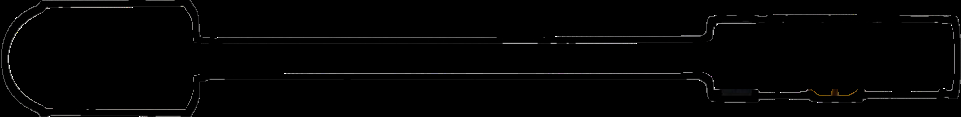
#> input picture ImageProcessing/templates/bullet.png, 961 x 117 px, given in place of capsule.png.jpg, which was not available
$ python extract_shape_color.py ../templates/bullet.png ../templates/capsule.png
#> lines starting #> are read from the running program, lines starting #| are printed output that depends on the picture; after the words box and inside, x2 and y2 are one past the last pixel; in counts of white or black regions, pixels touching at a corner belong together; pictures that were not available may be replaced by others from this repository, and a replacement may not be noted
import imutils
import cv2
import numpy as np
from collections import OrderedDict
from scipy.spatial import distance as dist
from PIL import Image
import os
import sys
import json
import requests

api_key = 'acc_7d0c55cd0e485ee'
api_secret = '8064bac78208c7130e4bc1ee099adba4'


def display(name,img):
    cv2.imshow(name,img)
    cv2.waitKey(0)


def detect(c):
    # initialize the shape name and approximate the contour
    peri = cv2.arcLength(c, True)
    approx = cv2.approxPolyDP(c, 0.01 * peri, True)
    if len(approx) == 3:
        shape = "triangle"
    elif len(approx) == 4:
        # compute the bounding box of the contour and use it to compute the aspect ratio
        (x, y, w, h) = cv2.boundingRect(approx)
        ar = w / float(h)
        # a square will have an aspect ratio that is approximately equal to one
        shape = "square" if ar >= 0.95 and ar <= 1.05 else "rectangle"
    elif len(approx) == 5:
        shape = "pentagon"
    elif 6 < len(approx) <15:
        shape = "elipse"
    else:
        shape = "circle"

    return shape


def label(image,c):
    file = open('color.txt', 'r')
    l = file.readlines()
    col = [x.split(':')[0].strip() for x in l]
    rgb = []
    for x in l:
        line = x.split(':')[1].strip().split(',')
        rgb.append((int(line[0][1:]), int(line[1]), int(line[2][:-1])))
    colors = dict(zip(col, rgb))

    arr  = np.asarray(c)
    # allocate memory for the L*a*b* image, then initialize color names list
    lab = np.zeros((len(colors), 1, 3), dtype="uint8")
    colorNames = []

    for (i, (name, rgb)) in enumerate(colors.items()):
        # update the L*a*b* array and the color names list
        lab[i] = rgb
        colorNames.append(name)

    # convert the L*a*b* array from the RGB color space to L*a*b*
    lab = cv2.cvtColor(lab, cv2.COLOR_RGB2HLS_FULL)
    # construct a mask for the contour, then compute the average L*a*b* value for the masked region
    mask = np.zeros(image.shape[:2], dtype="uint8")
    cv2.drawContours(mask, [c], -1, 255, -1)
    mask = cv2.erode(mask, None, iterations=2)
    mean = cv2.mean(image, mask=mask)[:3]
    print(mean)


    # initialize the minimum distance found thus far
    minDist = (np.inf, None)

    # loop over the known L*a*b* color values
    for (i, row) in enumerate(lab):
        # compute the distance between the current L*a*b* color value and the mean of the image
        d = dist.euclidean(row[0], mean)
        # if the distance is smaller than the current distance, then update the bookkeeping variable
        if d < minDist[0]:
            minDist = (d, i)

    # return the name of the color with the smallest distance
    return colorNames[minDist[1]]


# image = cv2.imread(sys.argv[1])
# resized = imutils.resize(image, width=300)
# ratio = image.shape[0] / float(resized.shape[0])
# # ratio = 1
# blurred = cv2.GaussianBlur(resized, (5, 5), 0)
# gray = cv2.cvtColor(blurred, cv2.COLOR_BGR2GRAY)
# lab = cv2.cvtColor(blurred, cv2.COLOR_BGR2LAB)
# thresh = cv2.threshold(gray,0,255,cv2.THRESH_OTSU)[1]
# # thresh = cv2.threshold(gray, 127, 255, cv2.THRESH_BINARY)[1]
# # display("Image", image)
# # display("Gray", gray)
# # display("Thresh", thresh)
#

shape = sys.argv[1]
type = sys.argv[2]
imagepath = '../images/pill_shapes/' + shape + '/' + shape + '_' + type + '.jpg'
folder = '../images/pill_shapes/' + shape + '/'
img2 = cv2.imread(imagepath)
#> img2 is the input picture: shape (117, 961, 3); mean B, G, R 3.1, 3.1, 3.1

# display("Original", img2)
img = img2.copy()
height,width = img.shape[:2]
#> height = 117; width = 961
mask = np.zeros(img.shape[:2],np.uint8)

bgdModel = np.zeros((1,65),np.float64)
fgdModel = np.zeros((1,65),np.float64)

rect = (5,5,img.shape[1]-5,img.shape[0]-5)
#> rect = (5, 5, 956, 112)
cv2.grabCut(img,mask,rect,bgdModel,fgdModel,5,cv2.GC_INIT_WITH_RECT)
mask2 = np.where((mask==2)|(mask==0),0,1).astype('uint8')
img = img*mask2[:,:,np.newaxis]

img[np.where((img!=[0,0,0]).all(axis=2))] = [255,255,255]
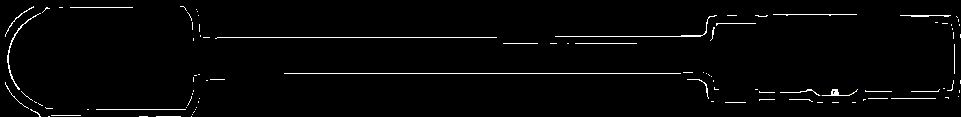
#> img: shape (117, 961, 3); mean B, G, R 5.4, 5.4, 5.4
# mean = np.mean(img)
# img[img <= mean] = 0

blurred = cv2.GaussianBlur(img, (5, 5), 0)
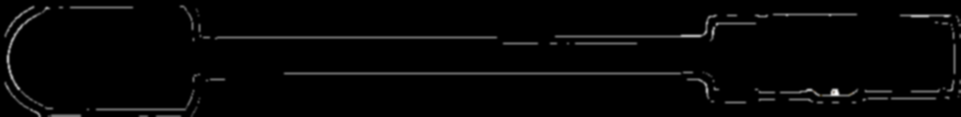
#> blurred: shape (117, 961, 3); mean B, G, R 5.4, 5.4, 5.4
gray = cv2.cvtColor(blurred, cv2.COLOR_BGR2GRAY)
lab = cv2.cvtColor(blurred, cv2.COLOR_BGR2LAB)
#> lab: shape (117, 961, 3); mean of channels 0, 1, 2 5.6, 128, 128
thresh = cv2.threshold(gray,0,255,cv2.THRESH_OTSU)[1]
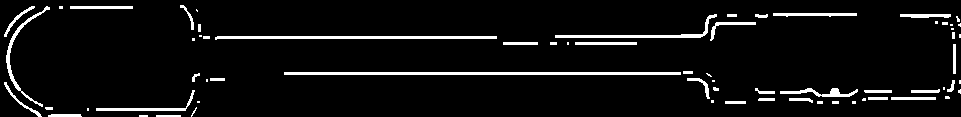
#> thresh: shape (117, 961); 5.9% white; 67 white regions (27 under 20 px)

cnts = cv2.findContours(thresh.copy(), cv2.RETR_EXTERNAL, cv2.CHAIN_APPROX_SIMPLE)
#> cnts = 67 contours, 37 with area under 20; largest, box (x1, y1, x2, y2) and area: (284, 72, 681, 75) 792, (215, 36, 497, 40) 562, (555, 14, 717, 38) 376, (6, 6, 50, 107) 294, (780, 88, 858, 97) 216
cnts = imutils.grab_contours(cnts)

final = []
for c in cnts:
    if len(final)==0:
        final = c
    elif len(c) > len(final):
        final = c
#> this loop made 67 passes
#> final on pass 1: [[156, 115], [156, 116], [180, 116], [180, 115]]
#> c on passes 2, 4, 7, 8, 9, 10: [[139, 115], [139, 116], [147, 116], [147, 115]], [[87, 108], [87, 110], [88, 110], [88, 108]], [[852, 101], [852, 103], [855, 103], [855, 101]], [[832, 101], [832, 103], [838, 103], [838, 101]], [[817, 101], [817, 103], [822, 103], [822, 101]], [[725, 101], [725, 103], [745, 103], [745, 101]]
#> after the loop, final = contour of 134 points, box (x1, y1, x2, y2) (6, 6, 50, 107), area 294

x, y, w, h = cv2.boundingRect(final)
#> x = 6; y = 6; w = 44; h = 101
# print(x,y)

white = np.zeros((h+5,w+5),np.uint8)
white[white == 0] = 255

x_n = [c[0][0]-x+3 for c in final]
#> x_n = 134 values, max 46 at index 130, min 3 at index 35, mean 19.6
y_n = [c[0][1]-y+3 for c in final]
#> y_n = 134 values, max 103 at index 65, min 3 at index 0, mean 50.87
arr = [[x_n[i], y_n[i]] for i in range(len(x_n))]
#> arr = 134 pairs, first value 3 to 46, second value 3 to 103

ctr = np.array(arr).reshape((-1,1,2)).astype(np.int32)
#> ctr = contour of 134 points, box (x1, y1, x2, y2) (3, 3, 47, 104), area 294
cv2.drawContours(white, [ctr], -1, (0, 0, 0), 8)
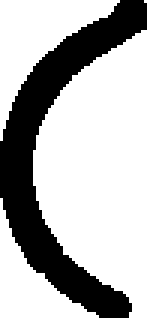
#> white: shape (106, 49) (shown 3 times larger); 70.7% white; 1 black region, box (x1, y1, x2, y2) and area: (0, 0, 49, 106) 1522

lab = cv2.cvtColor(img2, cv2.COLOR_BGR2HLS_FULL)
#> lab: shape (117, 961, 3); mean of channels 0, 1, 2 1.3, 3.1, 0.7

display("poo1", img2)
display("poo", lab)

color = label(img2, ctr)
#> (reads ImageProcessing/extract_color/color.txt from the repository)
#> in label, `arr  = np.asarray(c)`: arr has the same summary as ctr outside label
#> in label, `cv2.drawContours(mask, [c], -1, 255, -1)`:
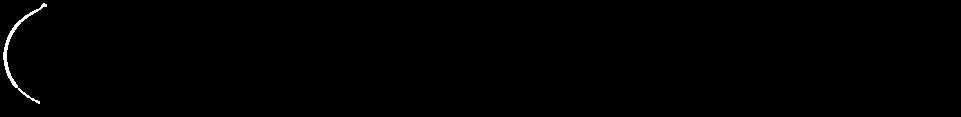
#> mask: shape (117, 961); 0.37% white; 1 white region, box (x1, y1, x2, y2) and area: (3, 3, 47, 104) 414
#> in label, `mask = cv2.erode(mask, None, iterations=2)`: mask: shape (117, 961); every value is 0
#> in label, `mean = cv2.mean(image, mask=mask)[:3]`: mean = (0, 0, 0)
#| (0.0, 0.0, 0.0)
#> the loop in label, `for (i, row) in enumerate(lab):` made 12 passes
#> d on passes 2 to 12: 331, 182.8, 128, 275.4, 285.3, 418.6, 337, 284, 263.4, 255, 287.1
#> color = 'Black'

# [32 lines of commented-out code are left out]
cv2.imwrite('post_images/extract_shape_color_img.jpg', white)
open("post_images/extract_shape_color_txt.txt", 'w').write(color)
